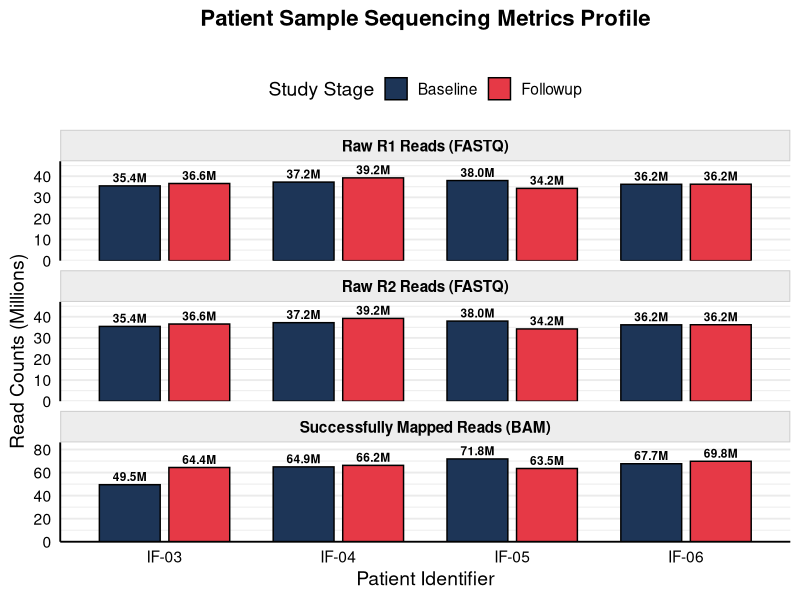
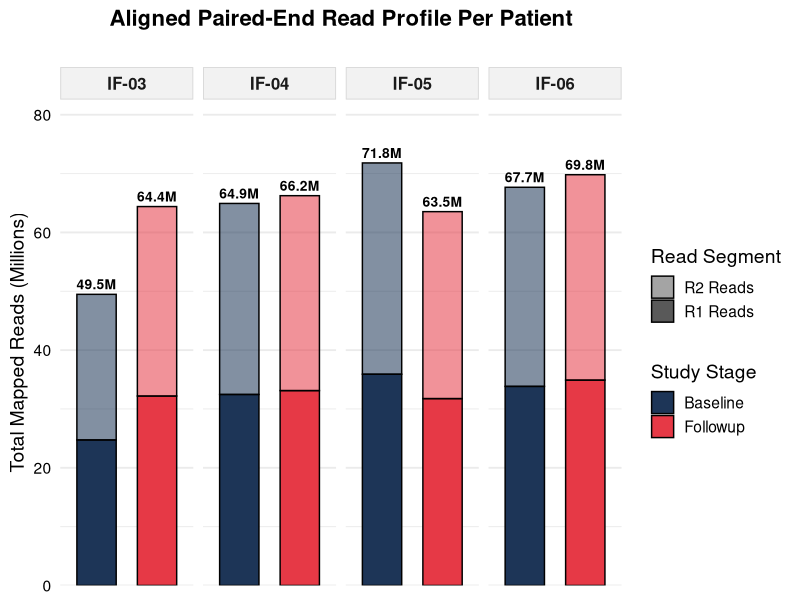

Source code (R) for these figures, in order:
## ---- chunk 1
# Load required libraries
library(ggplot2)
library(tidyr)
library(dplyr)

# 1. Hardcode your exact metrics cleanly mapped out by timepoint
data <- data.frame(
  Patient = c("IF-03", "IF-03", "IF-04", "IF-04", "IF-05", "IF-05", "IF-06", "IF-06"),
  Timepoint = c("Baseline", "Followup", "Baseline", "Followup", "Baseline", "Followup", "Baseline", "Followup"),
  Raw_R1 = c(35432588, 36551023, 37207749, 39219392, 37953563, 34241541, 36173670, 36216213),
  Raw_R2 = c(35431588, 36551023, 37207749, 39219392, 37953563, 34241541, 36173670, 36216213),
  Mapped_Reads = c(49479369, 64396851, 64926012, 66244683, 71810494, 63532220, 67674071, 69807294)
)

# 2. Reshape data into long format for ggplot group mapping
plot_data <- data %>%
  pivot_longer(cols = c(Raw_R1, Raw_R2, Mapped_Reads), 
               names_to = "Pipeline_Step", 
               values_to = "Counts") %>%
  mutate(
    # Format Counts into Millions for elegant axis labels
    Counts_Millions = Counts / 1e6,
    # Standardize factors and clean titles for rows
    Pipeline_Step = case_when(
      Pipeline_Step == "Raw_R1" ~ "Raw R1 Reads (FASTQ)",
      Pipeline_Step == "Raw_R2" ~ "Raw R2 Reads (FASTQ)",
      Pipeline_Step == "Mapped_Reads" ~ "Successfully Mapped Reads (BAM)"
    ),
    Pipeline_Step = factor(Pipeline_Step, levels = c("Raw R1 Reads (FASTQ)", "Raw R2 Reads (FASTQ)", "Successfully Mapped Reads (BAM)")),
    Patient = factor(Patient, levels = c("IF-03", "IF-04", "IF-05", "IF-06")),
    Timepoint = factor(Timepoint, levels = c("Baseline", "Followup"))
  )

# 3. Create the final clean publication-ready bar chart
p <- ggplot(plot_data, aes(x = Patient, y = Counts_Millions, fill = Timepoint)) +
  # Place bars right next to each other
  geom_bar(stat = "identity", position = position_dodge(width = 0.8), width = 0.7, color = "black") +
  
  # Professional High-Contrast Palette
  scale_fill_manual(values = c("Baseline" = "#1d3557", "Followup" = "#e63946")) +
  
  # Add specific decimal annotations right over the bar structures
  geom_text(aes(label = sprintf("%.1fM", Counts_Millions)), 
            position = position_dodge(width = 0.8), 
            vjust = -0.4, size = 3, fontface = "bold") +
  
  # Stack the metrics vertically into 3 clear operational tracking rows
  facet_wrap(~Pipeline_Step, ncol = 1, scales = "free_y") +
  
  # Extend breathing room at the top of the panels so numbers do not get cut off
  scale_y_continuous(expand = expansion(mult = c(0, 0.2))) +
  
  labs(
    title = "Patient Sample Sequencing Metrics Profile",
    subtitle = "",
    x = "Patient Identifier",
    y = "Read Counts (Millions)",
    fill = "Study Stage"
  ) +
  
  theme_minimal(base_size = 14) +
  theme(
    plot.title = element_text(face = "bold", size = 16, hjust = 0.5),
    plot.subtitle = element_text(size = 12, hjust = 0.5, color = "gray25"),
    strip.text = element_text(face = "bold", size = 11, color = "black"),
    strip.background = element_rect(fill = "gray93", color = "gray80"),
    panel.grid.major.x = element_blank(),
    axis.text = element_text(color = "black"),
    axis.line.x = element_line(color = "black"),
    axis.line.y = element_line(color = "black"),
    legend.position = "top"
  )
p 
# 4. Save to image disk file
#ggsave("patient_complete_sequencing_profiles.png", plot = p, width = 9, height = 9, dpi = 300)

#cat("Success! Complete profile chart saved as 'patient_complete_sequencing_profiles.png'\n")
## ---- chunk 2
# Load required libraries
library(ggplot2)
library(tidyr)
library(dplyr)

# 1. Create the dataset directly from your samtools output
data <- data.frame(
  Sample_ID = c("IF-03_Baseline", "IF-04_Baseline", "IF-04_Followup", "IF-03_Followup", 
                "IF-05_Followup", "IF-06_Baseline", "IF-06_Followup", "IF-05_Baseline"),
  Mapped_R1 = c(24739053, 32462972, 33121436, 32197707, 31759284, 33836467, 34902506, 35902036),
  Mapped_R2 = c(24740316, 32463040, 33123247, 32199144, 31772936, 33837604, 34904788, 35908458)
)

# 2. Reshape and clean data for true vertical stacking
plot_data <- data %>%
  separate(Sample_ID, into = c("Patient", "Timepoint"), sep = "_") %>%
  pivot_longer(cols = c(Mapped_R1, Mapped_R2), 
               names_to = "Read_Pair", 
               values_to = "Counts") %>%
  mutate(
    Counts_Millions = Counts / 1e6,
    Patient = factor(Patient, levels = c("IF-03", "IF-04", "IF-05", "IF-06")),
    Timepoint = factor(Timepoint, levels = c("Baseline", "Followup")),
    Read_Pair = case_when(
      Read_Pair == "Mapped_R1" ~ "R1 Reads",
      Read_Pair == "Mapped_R2" ~ "R2 Reads"
    ),
    Read_Pair = factor(Read_Pair, levels = c("R2 Reads", "R1 Reads")) # R1 on bottom, R2 on top
  )

# 3. Calculate total height labels for the top of each stack
total_labels <- plot_data %>%
  group_by(Patient, Timepoint) %>%
  summarise(Total_Millions = sum(Counts_Millions), .groups = 'drop')

# 4. Build the plot using Facet layout to force side-by-side patient groups
p <- ggplot() +
  # position = "stack" works flawlessly here because Timepoint is the clear X axis
  geom_bar(data = plot_data, 
           aes(x = Timepoint, y = Counts_Millions, fill = Timepoint, alpha = Read_Pair),
           stat = "identity", position = "stack", width = 0.65, color = "black") +
  
  # Distinct colors for Baseline vs Followup
  scale_fill_manual(values = c("Baseline" = "#1d3557", "Followup" = "#e63946")) +
  
  # Shading modifier to visually split R1 and R2 vertically
  scale_alpha_manual(values = c("R1 Reads" = 1.0, "R2 Reads" = 0.55), name = "Read Segment") +
  
  # Add total text labels perfectly over the vertical stacks
  geom_text(data = total_labels, 
            aes(x = Timepoint, y = Total_Millions, label = sprintf("%.1fM", Total_Millions)),
            vjust = -0.5, size = 3.5, fontface = "bold") +
  
  # Group patients side-by-side horizontally using 1 row
  facet_wrap(~ Patient, nrow = 1) +
  
  # Extra space at the top of the panels so labels don't clip
  scale_y_continuous(expand = expansion(mult = c(0, 0.15))) +
  
  labs(
    title = "Aligned Paired-End Read Profile Per Patient",
    subtitle = "",
    x = NULL,
    y = "Total Mapped Reads (Millions)",
    fill = "Study Stage"
  ) +
  
  theme_minimal(base_size = 14) +
  theme(
    plot.title = element_text(face = "bold", size = 16, hjust = 0.5),
    plot.subtitle = element_text(size = 12, hjust = 0.5, color = "gray25"),
    strip.text = element_text(face = "bold", size = 12), # Patient Panel headers
    strip.background = element_rect(fill = "gray95", color = "gray85"),
    axis.text = element_text(color = "black"),
    
    axis.text.x = element_blank(),
    axis.ticks.x = element_blank(),
    
    
    panel.grid.major.x = element_blank(),
    legend.position = "right",
    legend.box = "vertical"
  )

p
